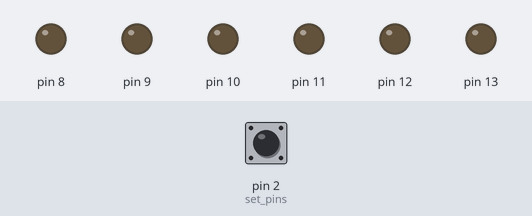
Bench run of a sketch on a simulated Arduino Uno, built with avr-gcc and run on an emulated ATmega328P. Shown: output pins drawn as LEDs (lit = HIGH). Inputs (shaded band) come from the test bench; at power-on: pin 2 (set_pins) HIGH.

Above: at 1.2 s.
1.3 s: pin 2 (set_pins) pulled LOW for 0.15 s
At 1.37 s:
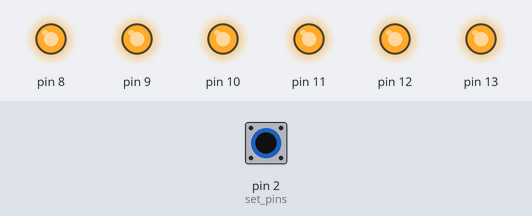
2.9 s: pin 2 (set_pins) pulled LOW for 3.2 s
At 6.5 s:
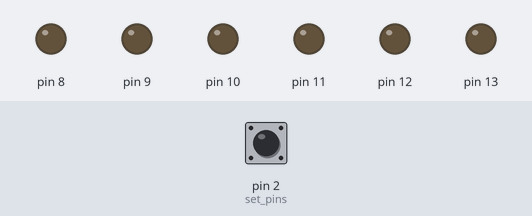
Timing chart, 0 to 8.0 s (numbered marks = the images above; inputs shaded):
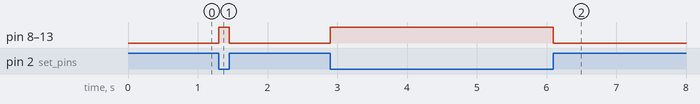

Measured:
- after the input at 1.3 s, pin 8–13: LOW → HIGH at once, → LOW 0.15 s later
- after the input at 2.9 s, pin 8–13: LOW → HIGH at once, → LOW 3.2 s later

The sketch:

G01_P09_INPUT_PUSH_BUTTON_WITH_INTERNAL_PULLUP.ino
```cpp
/*
   Board: Arduino UNO

   Poject Description: Read digital input on PORT #2 if HIGH then
   TURN ON ALL LEDs of PORT B otherwise TURN them OFF.

   url: https://github.com/sfad/arduino_projects
*/

void setup() {
    DDRB = 0b00111111;         // set pins 0-6 of PORT B as OUTPUT
    pinMode(2, INPUT_PULLUP);  // set pins #2 as INPUT
}

void loop() {
    if (digitalRead(2) == LOW)
        PORTB = 0xFF;
    else
        PORTB = 0;
}
```
